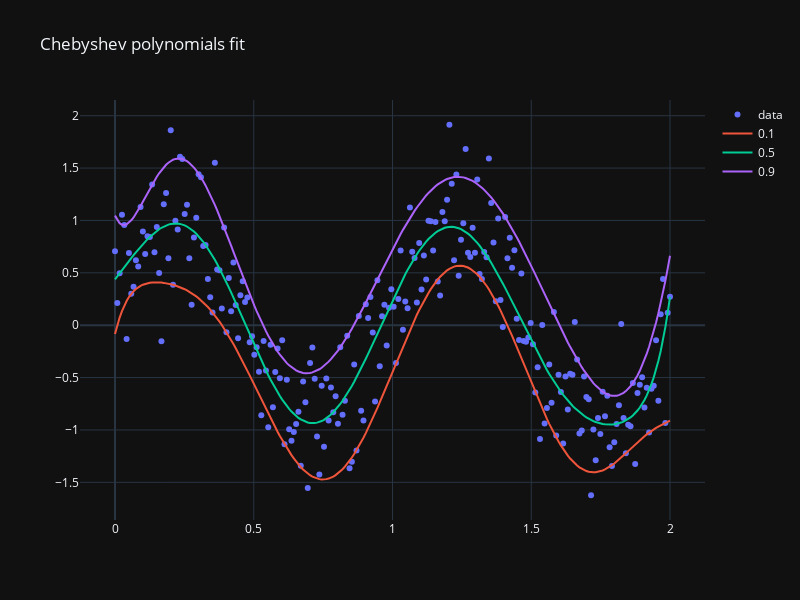

This figure's notebook cell:
### Markdown cell above
Plot the obtained regression quantilies:

### Code cell
obj2.take_value().show()

### Figure 1 — Plotly figure (JSON) as saved in the notebook; plotly's stock layout.template omitted (floating-point values rounded to 4 significant figures; data arrays with more than 128 entries replaced by an {"elided": "..."} marker saying what was removed)
{"data": [{"mode": "markers", "name": "data", "type": "scatter", "x": {"elided": "240 float values"}, "y": {"elided": "240 float values"}}, {"mode": "lines", "name": "0.1", "type": "scatter", "x": {"elided": "240 float values"}, "y": {"elided": "240 float values"}}, {"mode": "lines", "name": "0.5", "type": "scatter", "x": {"elided": "240 float values"}, "y": {"elided": "240 float values"}}, {"mode": "lines", "name": "0.9", "type": "scatter", "x": {"elided": "240 float values"}, "y": {"elided": "240 float values"}}], "layout": {"height": 600, "title": {"text": "Chebyshev polynomials fit"}, "width": 800}}
